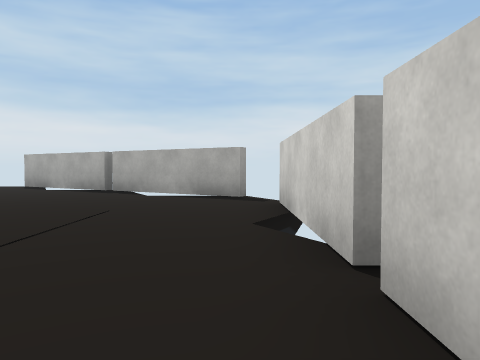
view 1 (above)

12 first-person views from a walk through a Unity game level. The camera is 1.2 m above the floor, tilts 2° down and sees 70° across. The floor is counted in squares, 2 m on a side. Each view is taken from the middle of a square. On the plan, view 1 faces up. The plan holds only what a view shows up to about 10 squares ahead; the rest is blank. The place goes on beyond the plan. The player character is not drawn. Some surface patterns are stand-ins.

view 2
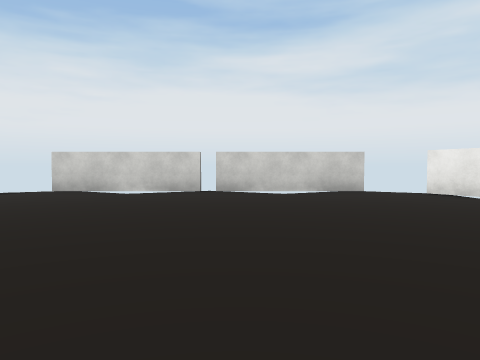

view 3
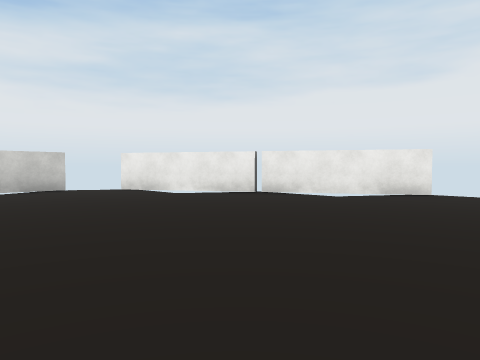

view 4
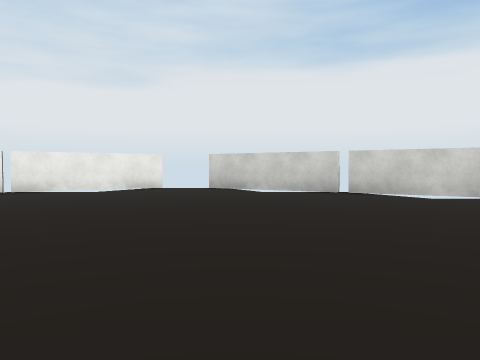

view 5
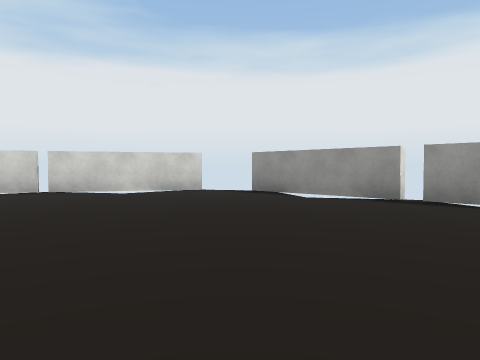

view 6
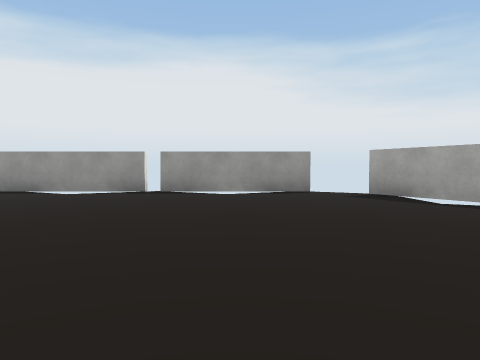

view 7
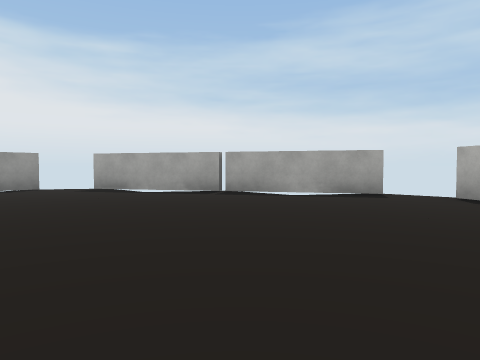

view 8
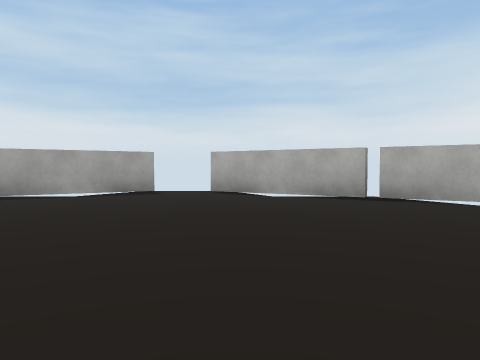

view 9
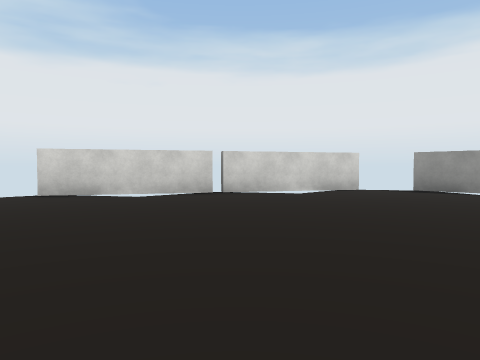

view 10
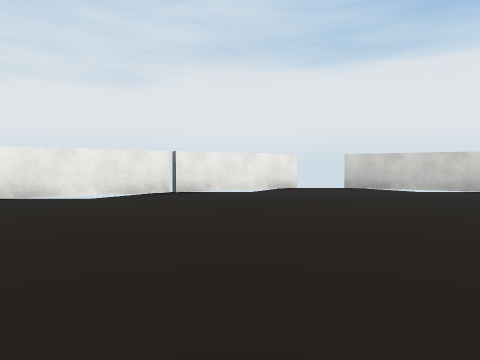

view 11
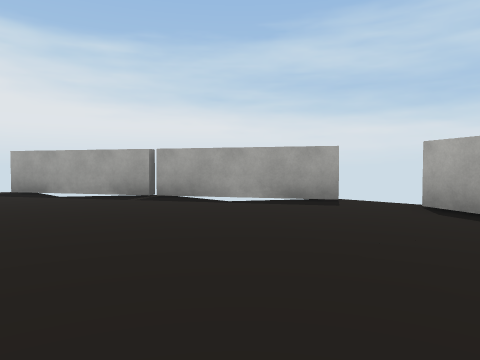

view 12
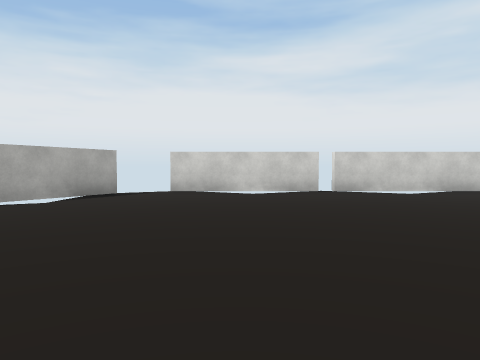

### Floor plan
Points are (right, up) in squares from view 1. A wall is a line through its corners. A room is listed if a view was taken in it or the views show most of it. See-through windows are left out.
Room 1 (views 1, 2, 3, 4, 5, 6, 7, 8, 9, 10, 11, 12)
walls: (-15.6, 1.6) (-15.6, -2.2); (-11.3, -5.3) (-8, -7.2); (-3.4, 8.8) (-6.8, 10.8); (-15.6, 5.9) (-15.6, 2); (-14.8, -3.3) (-11.6, -5.1); (0.7, 2) (0.7, 5.8); (-8.1, 10.9) (-14.9, 6.9); (-6.8, -7.2) (0, -3.3); (0.1, 6.8) (-3.3, 8.7); (0.7, -2.2) (0.7, 1.6)
ways out: gap at (-16, -2); gap at (-16, 2); gap at (-15, -4); gap at (0, -4); gap at (1, -2); gap at (1, 2)

Where each view was taken, in squares from view 1:
view 1: 0 up, 0 right, facing up
view 2: 1 up, 8 left, facing right
view 3: 1 up, 9 left, facing down-right
view 4: 3 up, 9 left, facing down
view 5: 4 up, 9 left, facing down-left
view 6: 4 up, 7 left, facing left
view 7: 3 up, 5 left, facing up-left
view 8: 2 up, 6 left, facing up
view 9: 1 up, 6 left, facing down-left
view 10: 3 up, 5 left, facing down
view 11: 5 up, 5 left, facing up-left
view 12: 4 up, 8 left, facing right
